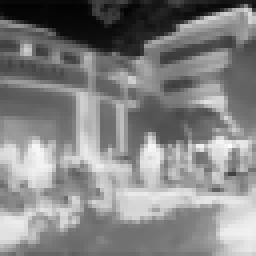
#> input picture Mobile_dataset/IR_x8/C026.png, 64 x 64 px (shown 4 times larger)
$ python blender.py ../Mobile_dataset/IR_x8/C026.png ../Mobile_dataset/IR_x8/C035.png
#> lines starting #> are read from the running program, lines starting #| are printed output that depends on the picture
import cv2
import numpy as np
import sys

# ========== CONFIG ==========
gt_path = sys.argv[1]              # 替换为你的GT图像路径
sys_path = sys.argv[2]     # 替换为你的系统模糊图像路径
# =============================

# Load images
img_gt = cv2.imread(gt_path, cv2.IMREAD_COLOR)
#> img_gt is the input picture: shape (64, 64, 3); min 2, max 254, mean 131
img_sys = cv2.imread(sys_path, cv2.IMREAD_COLOR).astype(np.float32) / 255.0
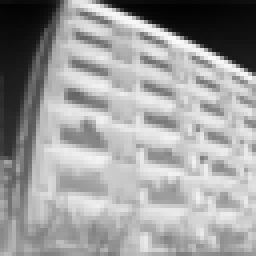
#> input picture Mobile_dataset/IR_x8/C035.png, 64 x 64 px (shown 4 times larger)
#> img_sys: shape (64, 64, 3) float32; min 0.00784, max 0.98, mean 0.615

img_gt = cv2.resize(img_gt,(512,512)).astype(np.float32) / 255.0
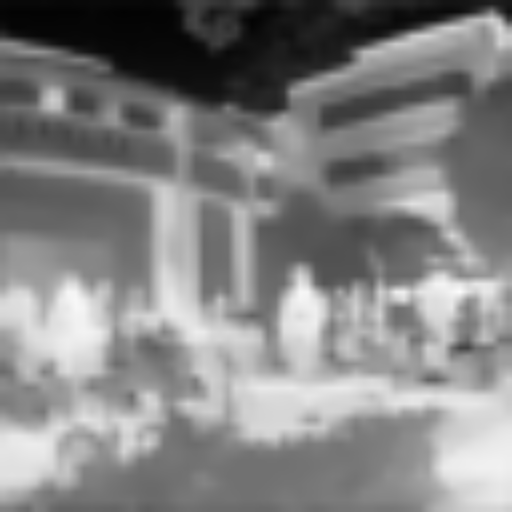
#> img_gt: shape (512, 512, 3) float32; min 0.00784, max 0.988, mean 0.513

#> (the run stopped early here; a loop or call above may not have finished)
